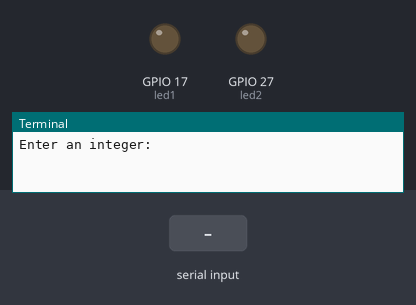
A program run on a simulated Raspberry Pi (BCM pin numbers). Shown: output pins drawn as LEDs (lit = HIGH), the last lines printed to the terminal. Inputs (shaded band) come from the test bench. At 4.3 s the program stops and its outputs stay as they are.

Above: at 1.2 s.
1.3 s: "0" typed at the terminal, then Enter
At 2.0 s:
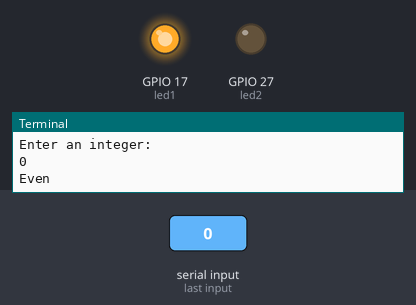
Timing chart, 0 to 5.8 s (numbered marks = the images above; inputs shaded):
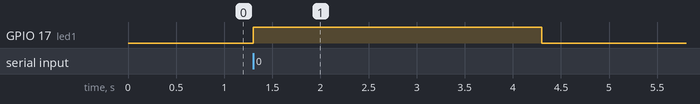

The program:

even_odd.py
```python
from gpiozero import LED
from time import sleep

led1 = LED(17)
led2 = LED(27)

try:
    num = int(input("Enter an integer:"))

    # add a while True: to kepp it on
    if(num % 2 == 0):
        print("Even")
        led1.on()
        sleep(3)
    else:
        print("Odd")
        led2.on()
        sleep(3)


except KeyboardInterrupt:
    pass
finally:
    led1.off()
    led1.close()
    led2.off()
    led2.close()
    print("Cleaned up")
```

Measured:
- after the input at 1.3 s, GPIO 17 (led1): LOW → HIGH at once, → LOW 3.0 s later
